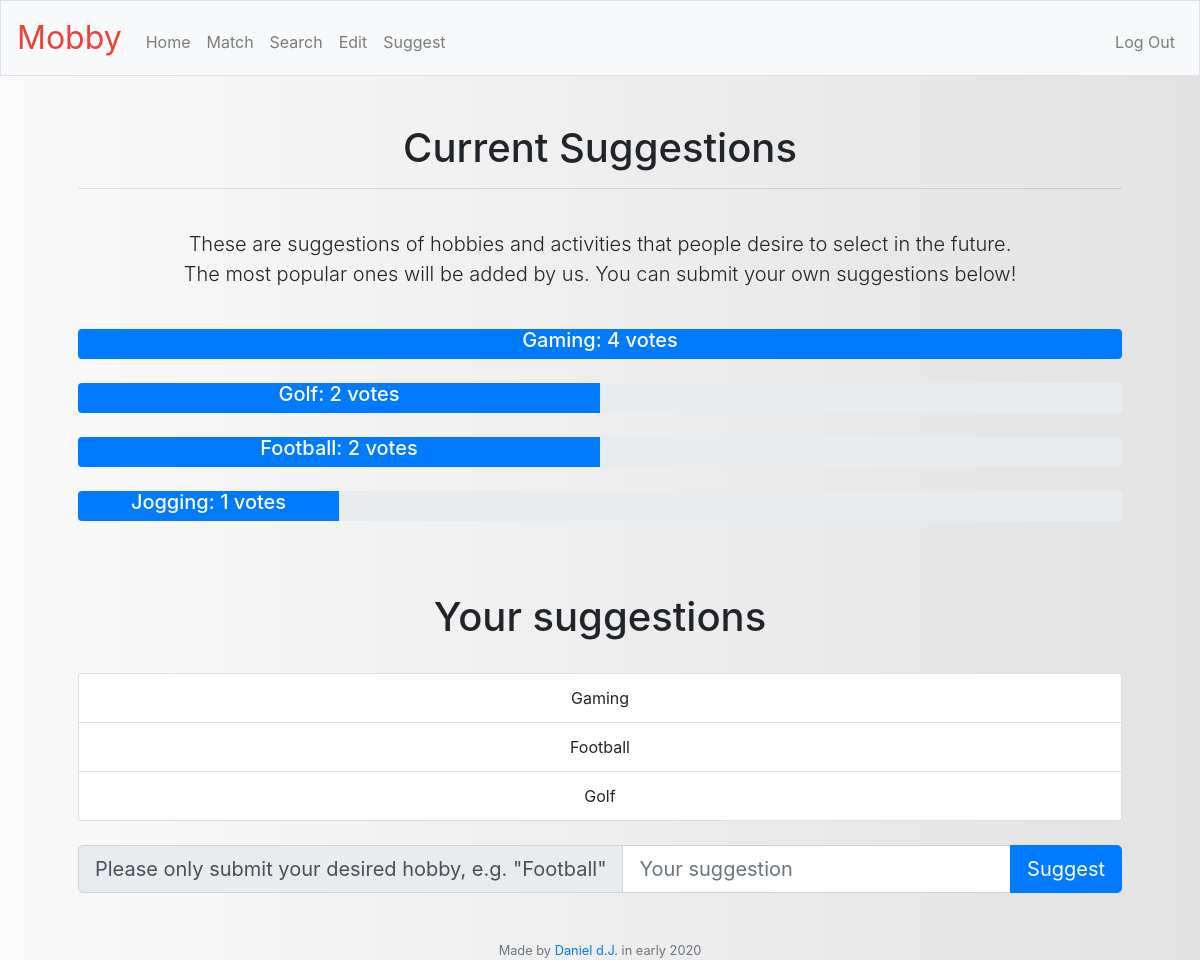
The app's page /suggest (signed in) with its own data.
### tables this page shows
CREATE TABLE 'suggest' (
'user_id' INTEGER,
'title' VARCHAR(255)
);

### app.py (the view)
@app.route("/suggest", methods=["GET", "POST"])
@login_required
def suggest():
    user = session["user_id"]
    data = db.execute("SELECT title, COUNT(title) AS n FROM suggest GROUP BY title ORDER BY n DESC LIMIT 5")
    sug = db.execute("SELECT title FROM suggest WHERE user_id = :us", us = user)
    if request.method == "POST":
        suggestion = request.form.get("suggest")
        if len(sug) == 3:
            flash("You have reached the limit of 3 suggestions.")
            return redirect("/suggest")
        if suggestion.isalpha():
            suggestion.title()
        for i in sug:
            if suggestion == i["title"]:
                flash("You can not submit a suggestion twice!")
                return redirect("/suggest")
        db.execute("INSERT INTO suggest (user_id, title) VALUES (:us, :ti)", us = user, ti = suggestion )
        flash(suggestion + " has been added to suggestions!")
        return redirect("/suggest")
    else:
        return render_template("suggest.html", data = data, sug = sug)

### app.py (called while the page is built)
@app.after_request
def after_request(response):
    response.headers["Cache-Control"] = "no-cache, no-store, must-revalidate"
    response.headers["Expires"] = 0
    response.headers["Pragma"] = "no-cache"
    return response

### helpers.py (called while the page is built)
def login_required(f):
    @wraps(f)
    def decorated_function(*args, **kwargs):
        if session.get("user_id") is None:
            return redirect("/login")
        return f(*args, **kwargs)
    return decorated_function

### templates/suggest.html (shortened to what this page needs)
{% extends "layout.html" %}
{% block main %}
<h1>Current Suggestions </h1>
<hr>
<br>
<p class="lead"> These are suggestions of hobbies and activities that people desire to select in the future.<br>
                The most popular ones will be added by us. You can submit your own suggestions below! </p>
<br>
  {% for row in data %}
    <div class="progress" style="height: 30px;">
      <div class="progress-bar" role="progressbar" style="width: {{ (row["n"] / data[0]["n"])*100 }}%;" aria-valuenow="100" aria-valuemin="0" aria-valuemax="{{ data[0]["n"] }}">
        <h5>{{ row["title"] }}: {{ row["n"] }} votes</h5>
        </div>
    </div>
    <br>
  {% endfor %}
<br>
<br>
<h1> Your suggestions </h1>
<br>
<ul class="list-group list-group-horizontal-md">
  {% for i in sug %}
  <li class="list-group-item">{{ i["title"] }}</li>
  {% endfor %}
</ul>
<br>
<form action="/suggest" method="post">
  <div class="input-group input-group-lg">
    <div class="input-group-prepend">
      <span class="input-group-text" id="inputGroup-sizing-sm">Please only submit your desired hobby, e.g. "Football"</span>
    </div>
    <input type="text" class="form-control" name="suggest" placeholder="Your suggestion" aria-label="suggest" aria-describedby="button-addon2">
    <div class="input-group-append">
      <button class="btn btn-primary" type="submit" id="button-addon2">Suggest</button>
    </div>
  </div>
</form>
{% endblock %}

### static/styles.css (style rules this page uses)
body { background-image: url("background1.png"); background-position: center; background-repeat: no-repeat; background-size: cover; position: relative; }
main .form-control { display: inline-block; width: auto; }

### records on screen
suggest: title "Gaming"
suggest: title "Football"
suggest: title "Golf"

### other values on screen
{{ row["title"] }} "Gaming" "Golf" "Football" "Jogging"
{{ row["n"] }} "4" "2" "2" "1"
